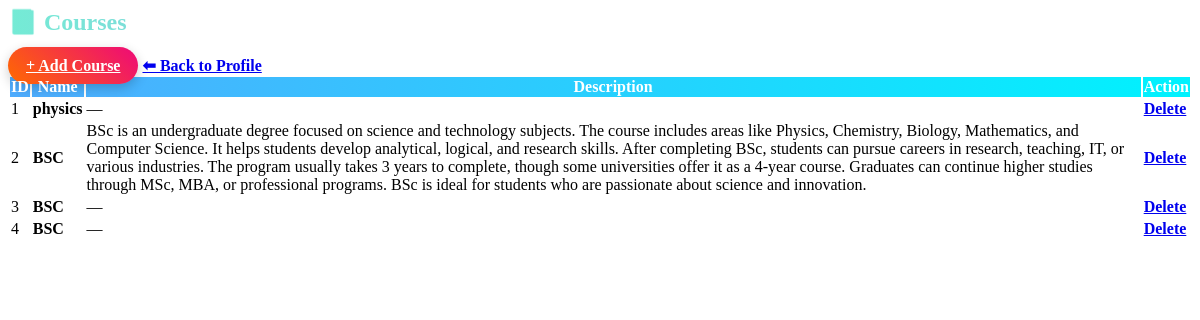
The page /accounts/courses/ (signed in) on the database as committed earlier.
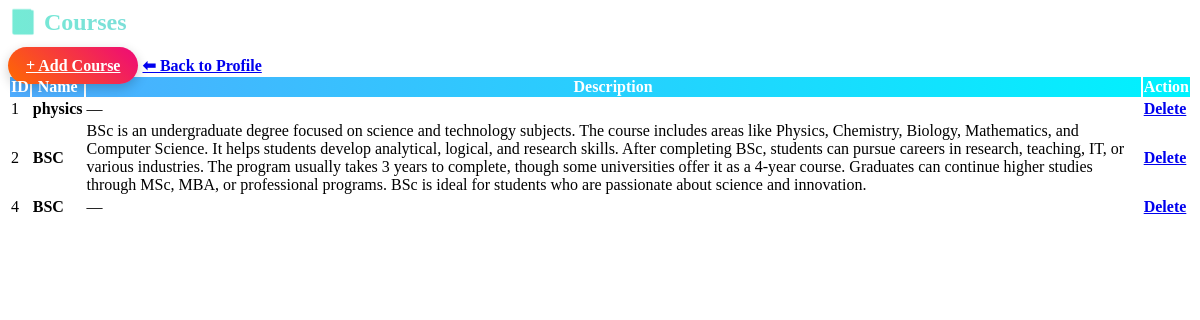
The same page on the database as committed later.
### accounts/models.py (models this page shows, shortened)
class Course(models.Model):
    name = models.CharField(max_length=100)
    description = models.TextField(blank=True, null=True)

### accounts/views.py (the view)
# urls.py: path("courses/", views.course_list, name="course_list"),
@login_required
def course_list(request):
    courses = Course.objects.all()
    return render(request, "course_list.html", {"courses": courses})

### templates/course_list.html (shortened to what this page needs)
<div class="container mt-5">
  <h2 class="text-center mb-4 title">📘 Courses</h2>
  <div class="d-flex justify-content-between mb-3">
    <a href="{% url 'course_add' %}" class="btn btn-gradient">+ Add Course</a>
    <a href="{% url 'profile' %}" class="btn btn-secondary btn-anim">⬅ Back to Profile</a>
  </div>
  <div class="card shadow-lg border-0 rounded overflow-hidden">
    <div class="card-body p-0">
      <table class="table table-hover mb-0 course-table text-center">
        <thead>
          <tr>
            <th>ID</th>
            <th>Name</th>
            <th>Description</th>
            <th>Action</th>
          </tr>
        </thead>
        <tbody>
          {% for course in courses %}
          <tr style="--delay: {{ forloop.counter0 }};">
            <td>{{ course.id }}</td>
            <td><strong>{{ course.name }}</strong></td>
            <td>{{ course.description|default:"—" }}</td>
            <td>
              <a href="{% url 'course_delete' course.id %}"
                 class="btn btn-danger btn-anim"
                 onclick="return confirm('Delete this course?');">Delete</a>
            </td>
          </tr>
          {% empty %}
          <tr>
            <td colspan="4" class="text-muted py-3">No courses available.</td>
          </tr>
          {% endfor %}
        </tbody>
      </table>
    </div>
  </div>
</div>

Rows that differ between the two databases and show on the page:
removed Course: id "3", name "BSC", description "—"
